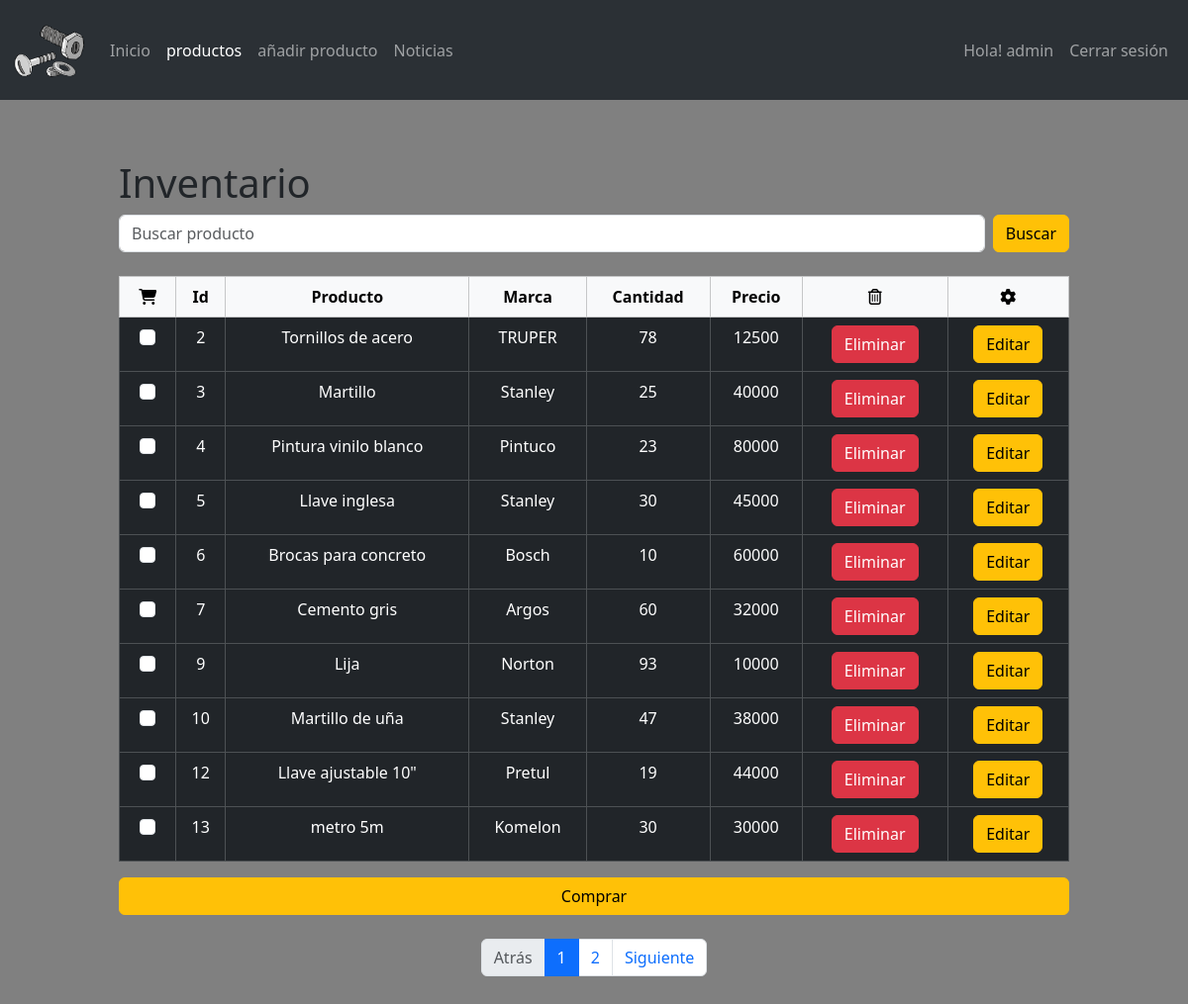
The app's page /admin/inventario.php (signed in) with its own data.
### tables this page shows
CREATE TABLE IF NOT EXISTS `productos` (
  `id` int(11) NOT NULL AUTO_INCREMENT,
  `producto` text NOT NULL,
  `marca` text NOT NULL,
  `cantidad` int(11) NOT NULL,
  `precio` int(11) NOT NULL,
  PRIMARY KEY (`id`)
);

### admin/inventario.php (the view, shortened to what this page needs)
<!DOCTYPE html>
<html lang="en">
<head>
    <link href="https://cdn.jsdelivr.net/npm/bootstrap@5.3.3/dist/css/bootstrap.min.css" rel="stylesheet">
    <link rel="stylesheet" href="../style.css">
</head>
<body>
<?php
    include "barra-navegacion-admin.php";
    require('../conexion.php');
?>
<div id="margen-inventario" style="margin: 5% 10%">
    <h1>Inventario</h1>
    <div class="mb-4">
        <form class="d-flex" onsubmit="return false;">
            <input onkeyup="buscar_ahora();" class="form-control me-2" type="search" id="search" placeholder="Buscar producto">
            <button class="btn btn-warning" onclick="buscar_ahora();">Buscar</button>
        </form>
    </div>
    <div id="tabla_inventario">
        <form action="comprar.php" method="POST" id="formComprar">
            <table class="table table-dark table-hover table-bordered">
                <thead class="table-light">
                    <tr align='center'>
                        <th scope="col"><i class="fa-solid fa-cart-shopping"></i></th>
                        <th scope="col">Id</th>
                        <th scope="col">Producto</th>
                        <th scope="col">Marca</th>
                        <th scope="col">Cantidad</th>
                        <th scope="col">Precio</th>
                        <th scope="col"><i class="fa-regular fa-trash-can"></i></th>
                        <th scope="col"><i class="fa-solid fa-gear"></i></th>
                    </tr>
                </thead>
                <tbody>
                <?php
                    $numPagina = 10;
                    $pagina = isset($_GET["page"]) ? (int)$_GET["page"] : 1;
                    $inicio = ($pagina - 1) * $numPagina;
                    $queryTotal = "SELECT COUNT(*) as total FROM productos";
                    $resultadoTotal = mysqli_query($conn, $queryTotal);
                    $totalRegistros = mysqli_fetch_assoc($resultadoTotal)['total'];
                    $totalPaginas = ceil($totalRegistros / $numPagina);
                    $query = "SELECT * FROM productos ORDER BY id LIMIT $inicio, $numPagina";
                    $resultado = mysqli_query($conn, $query);
                    while ($extraido = mysqli_fetch_assoc($resultado)) {
                        $cantidad = (int)$extraido['cantidad'];
                        $disabled = ($cantidad <= 0) ? 'disabled' : '';
                        $id = $extraido['id'];
                ?>
                    <tr align="center">
                        <td>
                            <div class="form-check d-flex justify-content-center">
                                <input
                                    class="form-check-input"
                                    type="checkbox"
                                    name="productos[]"
                                    value="<?= $id ?>"
                                    <?= $disabled ?>
                                >
                            </div>
                        </td>
                        <td><?= $id ?></td>
                        <td><?= $extraido['producto'] ?></td>
                        <td><?= $extraido['marca'] ?></td>
                        <td><?= $extraido['cantidad'] ?></td>
                        <td><?= $extraido['precio'] ?></td>
                        <td>
                            <button type="submit" form="formEliminar<?= $id ?>" class="btn btn-danger">
                                Eliminar
                            </button>
                        </td>
                        <td>
                            <a href="editar_producto.php?id=<?= $id ?>" class="btn btn-warning">Editar</a>
                        </td>
                    </tr>
                <?php } ?>
                </tbody>
            </table>
            <div class="d-grid gap-2 mb-4">
                <button type="submit" class="btn btn-warning">
                    Comprar
                </button>
            </div>
        </form>
    </div>
    <nav>
        <ul class="pagination justify-content-center">
            <li class="page-item <?= ($pagina <= 1) ? 'disabled' : '' ?>">
                <a class="page-link" href="?page=<?= $pagina - 1 ?>">Atrás</a>
            </li>
            <?php for ($i = 1; $i <= $totalPaginas; $i++): ?>
                <li class="page-item <?= ($pagina == $i) ? 'active' : '' ?>">
                    <a class="page-link" href="?page=<?= $i ?>"><?= $i ?></a>
                </li>
            <?php endfor; ?>
            <li class="page-item <?= ($pagina >= $totalPaginas) ? 'disabled' : '' ?>">
                <a class="page-link" href="?page=<?= $pagina + 1 ?>">Siguiente</a>
            </li>
        </ul>
    </nav>
</div>
</body>
</html>

### admin/barra-navegacion-admin.php (shortened to what this page needs)
<?php
  $pagina_actual = basename($_SERVER['PHP_SELF']);
?>
<nav class="navbar navbar-expand-lg bg-body-tertiary" data-bs-theme="dark">
  <div class="container-fluid">
    <a class="navbar-brand" href="../index.php"><img src="../png-tornillo.png" width="75px" height="75px"></a>
    <div class="collapse navbar-collapse" id="navbarNavAltMarkup">
      <ul class="navbar-nav me-auto">
        <li class="nav-item">
          <a class="nav-link <?=($pagina_actual =='../index.php') ? 'active' : '' ?>"  href="../index.php">Inicio</a>
        </li>
        <li class="nav-item">
          <a class="nav-link <?=($pagina_actual =='inventario.php' || $pagina_actual == 'editar_producto.php') ? 'active' : '' ?>" href="inventario.php">productos</a>
        </li>
        <li class="nav-item">
          <a class="nav-link <?=($pagina_actual =='gestion-inventario.php') ? 'active' : '' ?>" href="gestion-inventario.php">añadir producto</a>
        </li>
        <li class="nav-item">
          <a class="nav-link <?=($pagina_actual =='noticias.php' || $pagina_actual == 'editar.php' || $pagina_actual == 'gestionar-noticias.php') ? 'active' : '' ?>" href="noticias.php">Noticias</a>
        </li>
        </ul>
      <ul class="navbar-nav">
        <li class="nav-item">
          <a class="nav-link">
            Hola! <?php echo $_SESSION['nombre']; ?>
          </a>
        </li>
               <li class="nav-item">
          <a class="nav-link" href="../logout.php">
            Cerrar sesión
          </a>
        </li>
      </ul>
      </div>
    </div>
</nav>

### style.css (style rules this page uses)
body { background-color:gray; }

### records on screen
productos: id "2", producto "Tornillos de acero", marca "TRUPER", cantidad "78", precio "12500"
productos: id "3", producto "Martillo", marca "Stanley", cantidad "25", precio "40000"
productos: id "4", producto "Pintura vinilo blanco", marca "Pintuco", cantidad "23", precio "80000"
productos: id "5", producto "Llave inglesa", marca "Stanley", cantidad "30", precio "45000"
productos: id "6", producto "Brocas para concreto", marca "Bosch", cantidad "10", precio "60000"
productos: id "7", producto "Cemento gris", marca "Argos", cantidad "60", precio "32000"
productos: id "9", producto "Lija", marca "Norton", cantidad "93", precio "10000"
productos: id "10", producto "Martillo de uña", marca "Stanley", cantidad "47", precio "38000"
productos: id "12", producto "Llave ajustable 10\"", marca "Pretul", cantidad "19", precio "44000"
productos: id "13", producto "metro 5m", marca "Komelon", cantidad "30", precio "30000"

### other values on screen
$_SESSION['nombre'] "admin"
